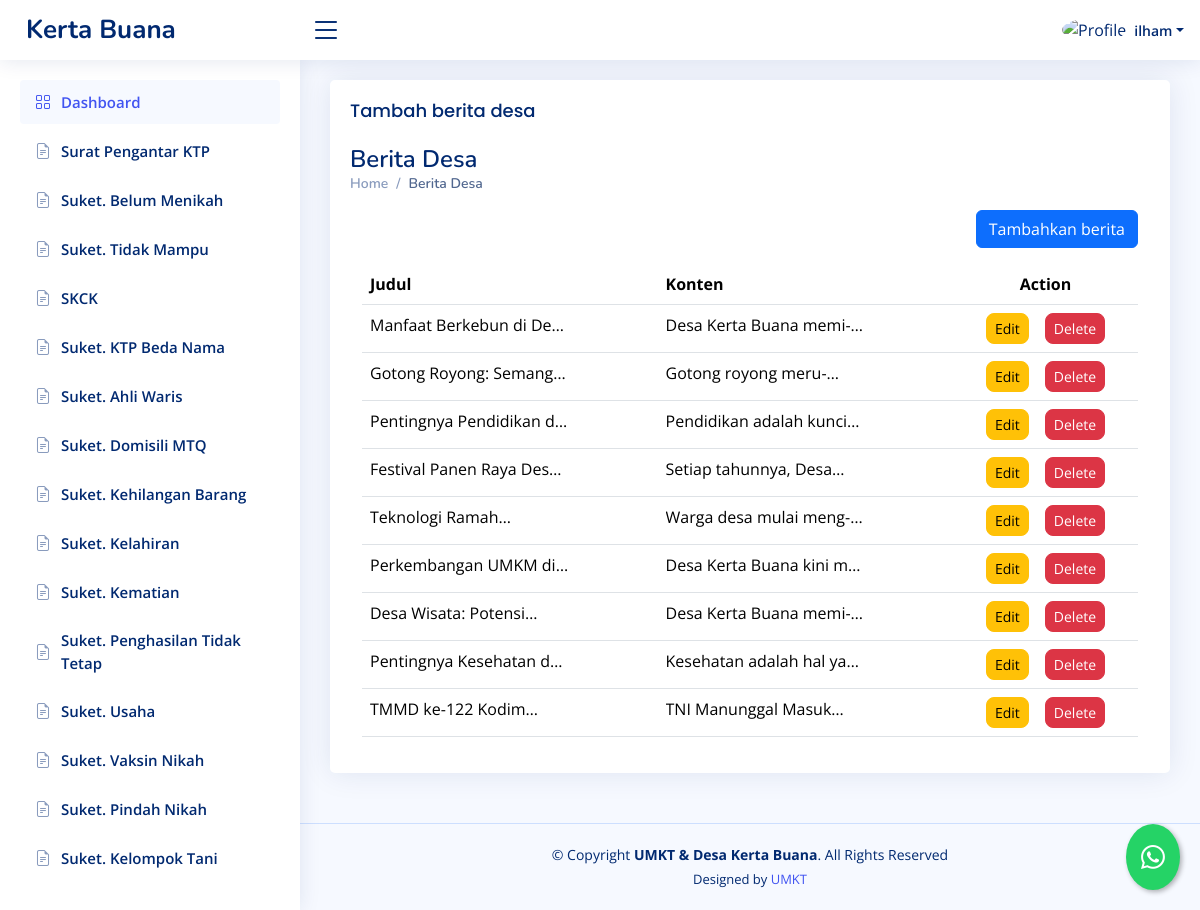
Screenshot of /dashboard/tambah-blog/ (signed in) with the database file from the repository.
### dashboard/models.py (models this page shows, shortened)
class Blog(models.Model):
    penulis = models.ForeignKey(User, on_delete=models.CASCADE, blank=True, null=True)
    judul = models.CharField(max_length=200)
    konten = models.TextField()
    date = models.DateTimeField(auto_now_add=True)
    picture = models.URLField(blank=True, null=True)

### dashboard/views.py (the view, shortened to what this page needs)
# urls.py: path("tambah-blog/", blog, name="blog"),
@login_required
def blog(request):
    template_name = "backend/blog.html"
    blg = Blog.objects.all()
    context = {
        "blg": blg,
        "title": "Halaman Berita"
    }
    return render(request, template_name, context)

### templates/backend/blog.html (shortened to what this page needs)
{% extends "backend/base_ui.html" %} {% load static %} {% load custom_filters %} {% block konten %}
<div class="card">
  <div class="card-body">
    <h5 class="card-title">Tambah berita desa</h5>
    <div>
      <div class="pagetitle">
        <h1>Berita Desa</h1>
        <nav>
          <ol class="breadcrumb">
            <li class="breadcrumb-item"><a href="{% url 'dashboard' %}">Home</a></li>
            <li class="breadcrumb-item active">Berita Desa</li>
          </ol>
        </nav>
      </div>
      {% if value %}
      <div class="card">
        <div class="card-body">
          <h5 class="card-title">Berita Desa</h5>
          <form
            class="g-5"
            method="post"
            action="{% url 'edit_blog' value.id %}"
            enctype="multipart/form-data"
          >
            {% csrf_token %}
            <div class="col-12">
              <label for="inputJudul" class="form-label">Judul</label>
              <input
                type="text"
                class="form-control"
                id="inputJudul"
                value="{{ value.judul }}"
                name="inputJudul"
              />
            </div>
            <div class="col-12">
              <label for="inputKonten" class="form-label">Konten</label>
              <textarea name="inputKonten">{{ value.konten | safe }}"</textarea>
            </div>
            <div class="row mb-3">
              <label for="inputNumber" class="form-label">Upload gambar</label>
              <div class="col-sm-10">
                <input
                  class="form-control"
                  type="file"
                  id="formFile"
                  name="inputGambar"
                />
              </div>
            </div>
            <div class="row mb-3">
              <div class="col-sm-10 gap-5">
                <a href="{% url 'blog' %}">
                  <button class="btn btn-secondary">Cancel</button>
                </a>
                <button type="submit" class="btn btn-primary">Submit</button>
              </div>
            </div>
          </form>
        </div>
      </div>
      {% else %}
      <div class="container-fluid">
        <div class="d-flex justify-content-end mb-3">
          <button
            type="button"
            class="btn btn-primary"
            data-bs-toggle="modal"
            data-bs-target="#formModal"
          >
            Tambahkan berita
          </button>
        </div>
        <div class="table-responsive">
          <table class="table datatable">
            <thead>
              <tr>
                <th>Judul</th>
                <th>Konten</th>
                <th class="text-center">Action</th>
              </tr>
            </thead>
            <tbody>
              {% for blog in blg %}
              <tr>
                <td>
                  <div
                    style="
                      display: -webkit-box;
                      -webkit-box-orient: vertical;
                      -webkit-line-clamp: 1;
                      line-clamp: 1;
                      overflow: hidden;
                      overflow-wrap: break-word;
                      word-wrap: break-word;
                      hyphens: auto;
                      max-width: 200px;
                    "
                  >
                    <p>{{ blog.judul }}</p>
                  </div>
                </td>
                <td>
                  <div
                    style="
                      display: -webkit-box;
                      -webkit-box-orient: vertical;
                      -webkit-line-clamp: 1;
                      line-clamp: 1;
                      overflow: hidden;
                      overflow-wrap: break-word;
                      word-wrap: break-word;
                      hyphens: auto;
                      max-width: 200px;
                    "
                  >
                    <p>{{ blog.konten|striptags }}</p>
                  </div>
                </td>
                <td class="text-center">
                  <div
                    class="btn-group gap-3"
                    role="group"
                    aria-label="Action buttons"
                  >
                    <a
                      href="{% url 'edit_blog' blog.id %}"
                      class="text-decoration-none"
                    >
                      <button
                        type="button"
                        class="btn btn-warning btn-sm rounded-3"
                      >
                        Edit
                      </button>
                    </a>
                    <a
                      href="{% url 'delete_blog' blog.id %}"
                      class="text-decoration-none"
                    >
                      <button
                        type="button"
                        class="btn btn-danger btn-sm rounded-3"
                      >
                        Delete
                      </button>
                    </a>
                  </div>
                </td>
              </tr>
              {% endfor %}
            </tbody>
          </table>
        </div>
      </div>
      {% endif %}
    </div>
  </div>
</div>
{% endblock konten %}

### templates/backend/base_ui.html (shortened to what this page needs)
{% load static %}
<!DOCTYPE html>
<html lang="en">
  <head>
    <link
      href="{% static 'backend/vendor/bootstrap/css/bootstrap.min.css'%}"
      rel="stylesheet"
    />
    <link
      href="{% static 'backend/vendor/bootstrap-icons/bootstrap-icons.css'%}"
      rel="stylesheet"
    />
    <link
      href="{% static 'backend/vendor/boxicons/css/boxicons.min.css'%}"
      rel="stylesheet"
    />
    <link
      href="{% static 'backend/vendor/quill/quill.snow.css'%}"
      rel="stylesheet"
    />
    <link
      href="{% static 'backend/vendor/quill/quill.bubble.css'%}"
      rel="stylesheet"
    />
    <link
      href="{% static 'backend/vendor/remixicon/remixicon.css'%}"
      rel="stylesheet"
    />
    <link
      href="{% static 'backend/vendor/simple-datatables/style.css'%}"
      rel="stylesheet"
    />
    <link href="{% static 'backend/css/style.css'%}" rel="stylesheet" />
  </head>
  <body>
    <header id="header" class="header fixed-top d-flex align-items-center">
      <div class="d-flex align-items-center justify-content-between">
        <a href="{% url 'welcome'%}" class="logo d-flex align-items-center">
          <span class="d-none d-lg-block">Kerta Buana</span>
        </a>
        <i class="bi bi-list toggle-sidebar-btn"></i>
      </div>
      <nav class="header-nav ms-auto">
        <ul class="d-flex align-items-center">
          <li class="nav-item dropdown pe-3">
            <a
              class="nav-link nav-profile d-flex align-items-center pe-0"
              href="#"
              data-bs-toggle="dropdown"
            >
              {% if user.is_superuser %}
              <img
                src="{% static 'backend/img/orang.png'%}"
                alt="Profile"
                class="rounded-circle"
              />
              {% else %}
              <img
                src="{% static 'backend/img/family.png'%}"
                alt="Profile"
                class="rounded-circle"
              />
              {% endif %}
              <span class="d-none d-md-block dropdown-toggle ps-2"
                >{{request.user.username}}</span
              > </a
            >
          </li>
        </ul>
      </nav>
    </header>
    <aside id="sidebar" class="sidebar">
      <ul class="sidebar-nav" id="sidebar-nav">
        <li class="nav-item">
          <a class="nav-link" href="{% url 'dashboard'%}">
            <i class="bi bi-grid"></i>
            <span>Dashboard</span>
          </a>
        </li>
        {% if user.is_superuser %}
        <li class="nav-item">
          <a
            class="nav-link collapsed"
            data-bs-target="#forms-nav"
            data-bs-toggle="collapse"
            href="#"
          >
            <i class="bi bi-journal-text"></i><span>Surat</span
            ><i class="bi bi-chevron-down ms-auto"></i>
          </a>
          <ul
            id="forms-nav"
            class="nav-content collapse"
            data-bs-parent="#sidebar-nav"
          >
            <li>
              <a href="{% url 'suketpermohonanktp' %}">
                <i class="bi bi-circle"></i><span>Surat Pengantar KTP</span>
              </a>
            </li>
            <li>
              <a href="{% url 'suketbelummenikah'%}">
                <i class="bi bi-circle"></i><span>Suket. Belum Menikah</span>
              </a>
            </li>
            <li>
              <a href="{% url 'sukettidakmampu'%}">
                <i class="bi bi-circle"></i><span>Suket. Tidak Mampu</span>
              </a>
            </li>
            <li>
              <a href="{% url 'skck'%}">
                <i class="bi bi-circle"></i><span>SKCK</span>
              </a>
            </li>
            <li>
              <a href="{% url 'suketktpbedanama'%}">
                <i class="bi bi-circle"></i><span>Suket. KTP Beda Nama</span>
              </a>
            </li>
            <li>
              <a href="{% url 'suketahliwaris' %}">
                <i class="bi bi-circle"></i><span>Suket. Ahli Waris</span>
              </a>
            </li>
            <li>
              <a href="{% url 'suketMTQ'%}">
                <i class="bi bi-circle"></i><span>Suket. Domisili MTQ</span>
              </a>
            </li>
            <li>
              <a href="{% url 'suketkehilangan' %}">
                <i class="bi bi-circle"></i
                ><span>Suket. Kehilangan Barang</span>
              </a>
            </li>
            <li>
              <a href="{% url 'suketkelahiran' %}">
                <i class="bi bi-circle"></i><span>Suket. Kelahiran</span>
              </a>
            </li>
            <li>
              <a href="{% url 'suketkematian' %}">
                <i class="bi bi-circle"></i><span>Suket. Kematian</span>
              </a>
            </li>
            <li>
              <a href="{% url 'suketpenghasilantidaktetap' %}">
                <i class="bi bi-circle"></i
                ><span>Suket. Penghasilan Tidak Tetap</span>
              </a>
            </li>
            <li>
              <a href="{% url 'suketusaha' %}">
                <i class="bi bi-circle"></i><span>Suket. Usaha</span>
              </a>
            </li>
            <li>
              <a href="{% url 'suketvaksinnikah' %}">
                <i class="bi bi-circle"></i><span>Suket. Vaksin Nikah</span>
              </a>
            </li>
            <li>
              <a href="{% url 'suketpindahnikah' %}">
                <i class="bi bi-circle"></i><span>Suket. Pindah Nikah</span>
              </a>
            </li>
            <li>
              <a href="{% url 'suketrekkeltani' %}">
                <i class="bi bi-circle"></i><span>Suket. Kelompok Tani</span>
              </a>
            </li>
          </ul>
        </li>
        {% else %}
        <li class="nav-item">
          <a class="nav-link collapsed" href="{% url 'suketpermohonanktp' %}">
            <i class="bi bi-file-earmark-text"></i
            ><span>Surat Pengantar KTP</span>
          </a>
        </li>
        <li class="nav-item">
          <a class="nav-link collapsed" href="{% url 'suketbelummenikah'%}">
            <i class="bi bi-file-earmark-text"></i
            ><span>Suket. Belum Menikah</span>
          </a>
        </li>
        <li class="nav-item">
          <a class="nav-link collapsed" href="{% url 'sukettidakmampu'%}">
            <i class="bi bi-file-earmark-text"></i
            ><span>Suket. Tidak Mampu</span>
          </a>
        </li>
        <li class="nav-item">
          <a class="nav-link collapsed" href="{% url 'skck'%}">
            <i class="bi bi-file-earmark-text"></i><span>SKCK</span>
          </a>
        </li>
        <li class="nav-item">
          <a class="nav-link collapsed" href="{% url 'suketktpbedanama'%}">
            <i class="bi bi-file-earmark-text"></i
            ><span>Suket. KTP Beda Nama</span>
          </a>
        </li>
        <li class="nav-item">
          <a class="nav-link collapsed" href="{% url 'suketahliwaris' %}">
            <i class="bi bi-file-earmark-text"></i
            ><span>Suket. Ahli Waris</span>
          </a>
        </li>
        <li class="nav-item">
          <a class="nav-link collapsed" href="{% url 'suketMTQ'%}">
            <i class="bi bi-file-earmark-text"></i
            ><span>Suket. Domisili MTQ</span>
          </a>
        </li>
        <li class="nav-item">
          <a class="nav-link collapsed" href="{% url 'suketkehilangan' %}">
            <i class="bi bi-file-earmark-text"></i
            ><span>Suket. Kehilangan Barang</span>
          </a>
        </li>
        <li class="nav-item">
          <a class="nav-link collapsed" href="{% url 'suketkelahiran' %}">
            <i class="bi bi-file-earmark-text"></i><span>Suket. Kelahiran</span>
          </a>
        </li>
        <li class="nav-item">
          <a class="nav-link collapsed" href="{% url 'suketkematian' %}">
            <i class="bi bi-file-earmark-text"></i><span>Suket. Kematian</span>
          </a>
        </li>
        <li class="nav-item">
          <a
            class="nav-link collapsed"
            href="{% url 'suketpenghasilantidaktetap' %}"
          >
            <i class="bi bi-file-earmark-text"></i
            ><span>Suket. Penghasilan Tidak Tetap</span>
          </a>
        </li>
        <li class="nav-item">
          <a class="nav-link collapsed" href="{% url 'suketusaha' %}">
            <i class="bi bi-file-earmark-text"></i><span>Suket. Usaha</span>
          </a>
        </li>
        <li class="nav-item">
          <a class="nav-link collapsed" href="{% url 'suketvaksinnikah' %}">
            <i class="bi bi-file-earmark-text"></i
            ><span>Suket. Vaksin Nikah</span>
          </a>
        </li>
        <li class="nav-item">
          <a class="nav-link collapsed" href="{% url 'suketpindahnikah' %}">
            <i class="bi bi-file-earmark-text"></i
            ><span>Suket. Pindah Nikah</span>
          </a>
        </li>
        <li class="nav-item">
          <a class="nav-link collapsed" href="{% url 'suketrekkeltani' %}">
            <i class="bi bi-file-earmark-text"></i
            ><span>Suket. Kelompok Tani</span>
          </a>
        </li>
        {% endif %}
      </ul>
    </aside>
    <main id="main" class="main">
      {% block konten %}{% endblock konten %}
    </main>
    <footer id="footer" class="footer">
      <div class="copyright">
        &copy; Copyright <strong><span>UMKT & Desa Kerta Buana</span></strong
        >. All Rights Reserved
      </div>
      <div class="credits">
        Designed by <a href="https://www.umkt.ac.id/">UMKT</a>
      </div>
    </footer>
    <a
      href="https://wa.me/6282255462424?text=Halo,%20saya%20{{ request.user.last_name }}%20dengan%20nik%20{{ request.user.nik }}"
      class="whatsapp-float"
      target="_blank"
      title="Hubungi kami via WhatsApp"
    >
      <i class="bi bi-whatsapp"></i>
    </a>
  </body>
</html>

### rows the page displays
Blog: judul "Manfaat Berkebun di…", konten "Desa Kerta…"
Blog: judul "Gotong Royong:…", konten "Gotong…"
Blog: judul "Pentingnya Pendidikan…", konten "Pendidikan adalah…"
Blog: judul "Festival Panen Raya…", konten "Setiap tahunnya,…"
Blog: judul "Teknologi…", konten "Warga desa…"
Blog: judul "Perkembangan UMKM…", konten "Desa Kerta Buana…"
Blog: judul "Desa Wisata:…", konten "Desa Kerta…"
Blog: judul "Pentingnya Kesehatan…", konten "Kesehatan adalah hal…"
Blog: judul "TMMD ke-122…", konten "TNI Manunggal…"

### other values shown
{{ request.user.username }} "ilham"
